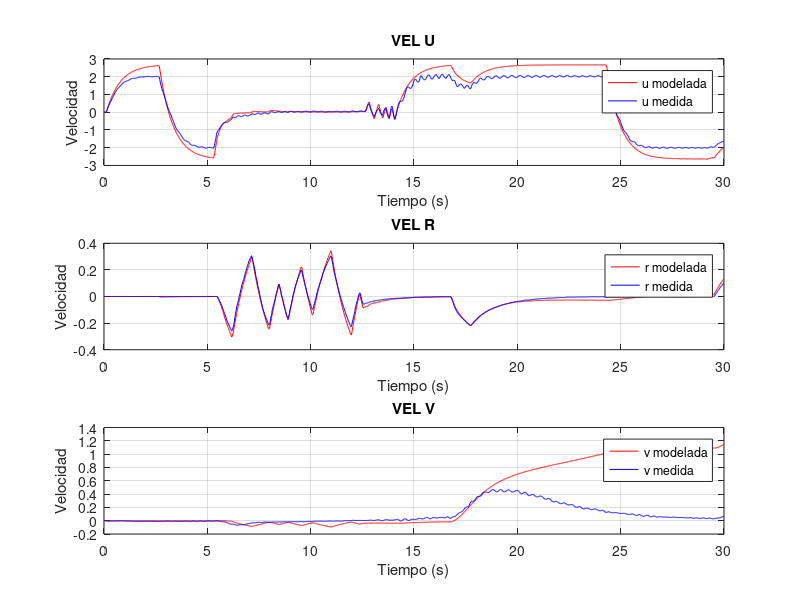

Source code (MATLAB): (Note: this script raises an error after producing the figure.)
clc, clear all, close all,
% Cargar los datos de torques y tiempo desde el archivo .mat
load('muestreo_externo.mat');
load('delta_valores_2.mat', 'delta');

% Asignar los valores de delta a variables individuales
delta_1 = delta(1);
delta_2 = delta(2);
delta_3 = delta(3);
delta_4 = delta(4);
delta_5 = delta(5);
delta_6 = delta(6);
delta_7 = delta(7);
delta_8 = delta(8);

% Definición de matrices del sistema
M = [delta_1, 0, 0;
     0, delta_2, delta_3;
     0, delta_3, delta_4];

D = [delta_5, 0, 0;
     0, delta_6, delta_7;
     0, delta_7, delta_8];

% Condiciones iniciales de velocidad
u = zeros(length(t),1);
v = zeros(length(t),1);
r = zeros(length(t),1);
% Torques de entrada (asumimos T_v = 0, ya que solo están T_u y T_r)
T_v = zeros(length(t),1);
IM=inv(M);
% Simulación
for k = 1:length(t) - 1
    % Estado de velocidades actuales
    vel = [u(k); v(k); r(k)];
    
    % Cálculo del vector C(vel) * vel
    C = [0, 0, -delta_2 * v(k) - delta_3 * r(k);
         0, 0, delta_1 * u(k);
         delta_2 * v(k) + delta_3 * r(k), -delta_1 * u(k), 0];
     
    % Cálculo de las derivadas de velocidad usando: M * d_vel = T - C*vel - D*vel
    d_vel = IM*([T_u(k); T_v(k); T_r(k)] - C * vel - D * vel);
    
    % Integración de Euler para obtener las velocidades en el siguiente instante
    u(k + 1) = u(k) + d_vel(1) * ts;
    v(k + 1) = v(k) + d_vel(2) * ts;
    r(k + 1) = r(k) + d_vel(3) * ts;
end

% Gráfica de los resultados en un subplot
figure;

% Subplot para la velocidad u
subplot(3, 1, 1); % 3 filas, 1 columna, 1ª gráfica
plot(t, u, 'r', 'DisplayName', 'u modelada');
hold on;
plot(t, vel_u, 'b', 'DisplayName', 'u medida');
xlabel('Tiempo (s)');
ylabel('Velocidad');
title('VEL U');
legend;
grid on;

% Subplot para la velocidad r
subplot(3, 1, 2); % 3 filas, 1 columna, 2ª gráfica
plot(t, r, 'r', 'DisplayName', 'r modelada');
hold on;
plot(t, vel_r, 'b', 'DisplayName', 'r medida');
xlabel('Tiempo (s)');
ylabel('Velocidad');
title('VEL R');
legend;
grid on;

% Subplot para la velocidad v
subplot(3, 1, 3); % 3 filas, 1 columna, 3ª gráfica
plot(t, v, 'r', 'DisplayName', 'v modelada');
hold on;
plot(t, vel_v, 'b', 'DisplayName', 'v medida');
xlabel('Tiempo (s)');
ylabel('Velocidad');
title('VEL V');
legend;
grid on;

% Ajuste de espacio entre subplots
sgtitle('Resultados de Velocidades') % Título general para todos los subplots

